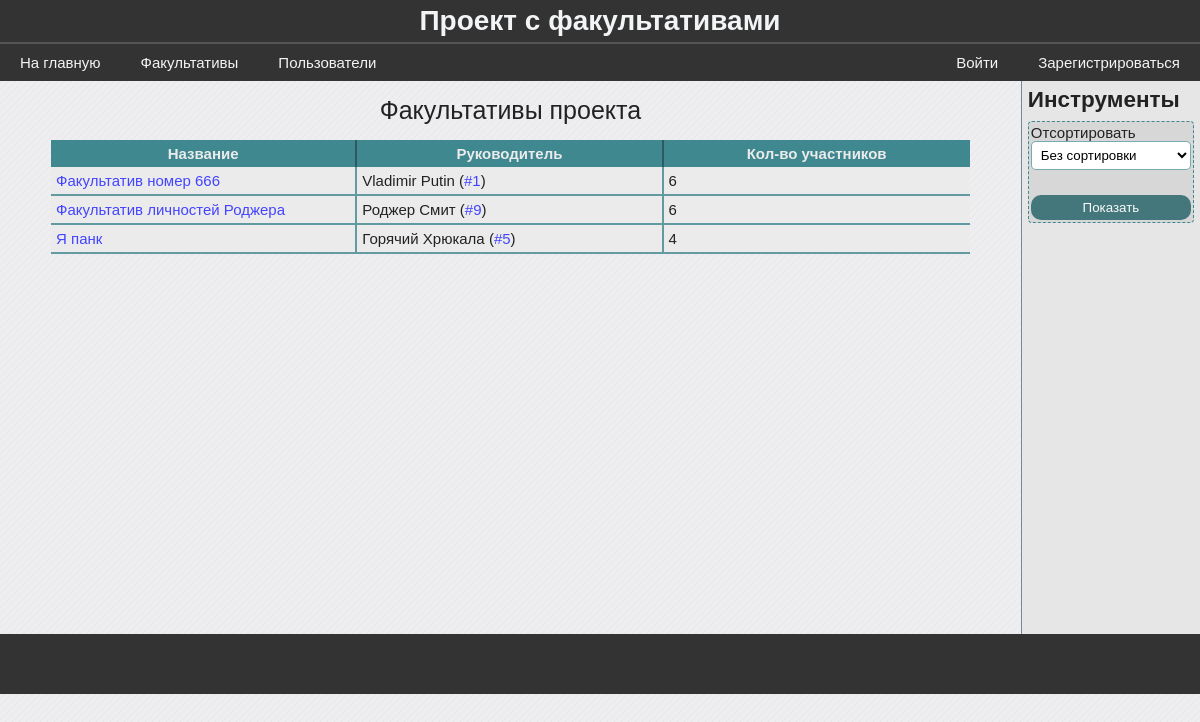
Before: /groups with the older database file.
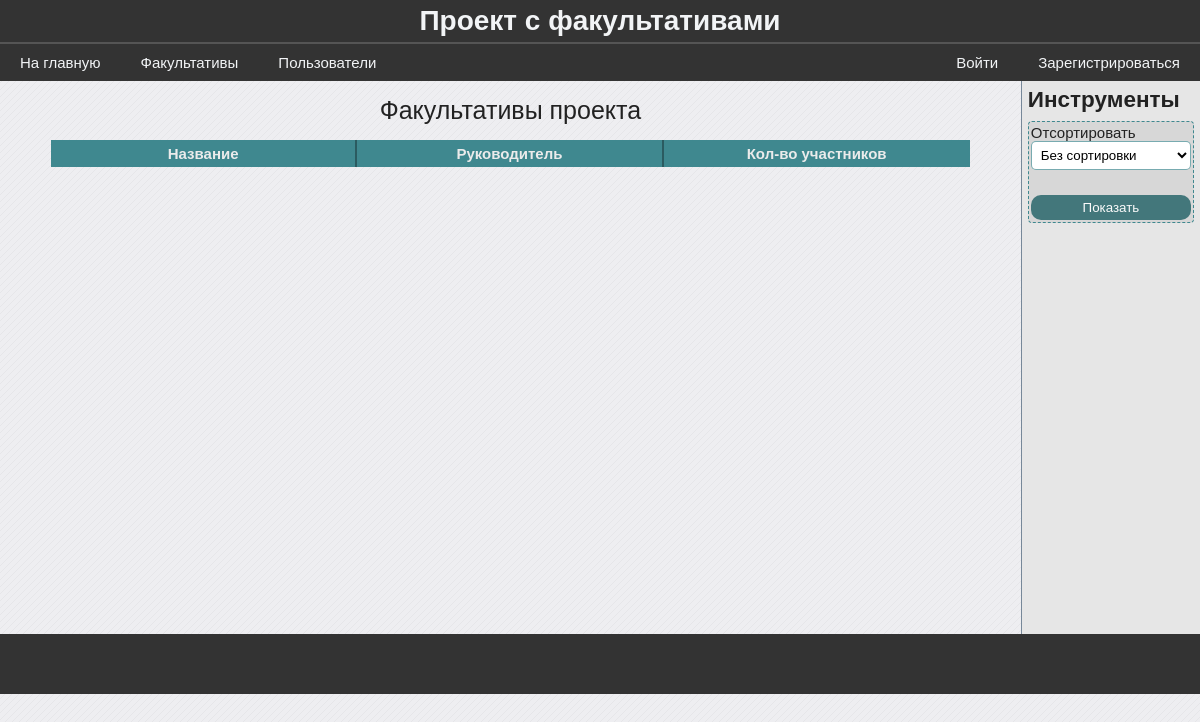
After: the same page with the newer database file.
### data/model_groups.py (models this page shows)
class Group(SqlAlchemyBase, SerializerMixin):
    __tablename__ = 'groups'
    id = sqlalchemy.Column(sqlalchemy.Integer,
                           primary_key=True,
                           autoincrement=True)
    name = sqlalchemy.Column(sqlalchemy.String)
    leader_id = sqlalchemy.Column(sqlalchemy.Integer,
                                  sqlalchemy.ForeignKey('users.id'))
    info = sqlalchemy.Column(sqlalchemy.String)
    users_num = sqlalchemy.Column(sqlalchemy.Integer, default=0)
    photo = sqlalchemy.orm.relation("File", uselist=False)
    tasks = sqlalchemy.orm.relation("Task", backref="group")
    @hybrid_property
    def leader(self):
        session = create_session()
        leader = session.query(User).get(self.leader_id)
        return leader

### data/model_users.py (models this page shows, shortened)
class User(SqlAlchemyBase, UserMixin, SerializerMixin):
    __tablename__ = 'users'
    id = sqlalchemy.Column(sqlalchemy.Integer,
                           primary_key=True, autoincrement=True)
    surname = sqlalchemy.Column(sqlalchemy.String)
    name = sqlalchemy.Column(sqlalchemy.String)
    age = sqlalchemy.Column(sqlalchemy.Integer)
    email = sqlalchemy.Column(sqlalchemy.String)
    type = sqlalchemy.Column(sqlalchemy.Integer)
    last_time_in = sqlalchemy.Column(sqlalchemy.String,
                                     default=time.ctime)
    hashed_password = sqlalchemy.Column(sqlalchemy.String)
    photo = sqlalchemy.orm.relation("File", uselist=False)
    groups = sqlalchemy.orm.relation("Group",
                                     secondary="users_to_groups",
                                     backref="users")

### blueprints/groups.py (the view)
@blueprint.route('/groups', methods=["GET", "POST"])
def groups():
    session = db_session.create_session()
    form = FormFilterGroups()
    if form.validate_on_submit():
        if form.filter_by.data == 2:
            groups = session.query(Group).all()
        else:
            groups = current_user.groups
        if form.sort_by.data == 2:
            groups.sort(key=lambda x: x.name)
        elif form.sort_by.data == 1:
            groups.sort(key=lambda x: -x.users_num)
        return render_template('groups.html', groups=groups, bool_userbox=True, form=form)
    else:
        groups = session.query(Group).all()
        return render_template('groups.html', groups=groups, bool_userbox=True, form=form)

### forms/form_filter_groups.py
class FormFilterGroups(FlaskForm):
    filter_by = SelectField('Отобразить', choices=[(2, 'Все'), (1, 'Мои факультативы')], coerce=int)
    sort_by = SelectField('Отсортировать', choices=[(3, 'Без сортировки'), (2, 'По алфавиту'), (1, 'По колличеству участников')], coerce=int)
    submit = SubmitField('Показать')

### data/db_session.py (called while the page is built)
def create_session() -> Session:
    global __factory
    return __factory()

### templates/groups.html (shortened to what this page needs)
{% extends "base.html" %}
{% block content %}
    <table class="average-table">
        <caption>Факультативы проекта</caption>
        <thead>
            <th>Название</th>
            <th>Руководитель</th>
            <th>Кол-во участников</th>
        </thead>
        <tbody>
            {% for group in groups %}
                <tr>
                    <td><a href="/group/{{ group.id }}">{{ group.name }}</a></td>
                    <td>{{ group.leader.name }} {{ group.leader.surname }} (<a href="/user/{{ group.leader_id }}">#{{ group.leader_id }}</a>)</td>
                    <td>{{ group.users_num }}</td>
                </tr>
            {% endfor %}
        </tbody>
    </table>
{% endblock %}
{% if bool_userbox %}
{% block userbox %}
    <h2>Инструменты</h2>
    {% from 'macros/render_field.html' import render_field %}
    <form method="POST" class="mini-form" novalidate>
        {{ render_field(form.sort_by, class="form-field") }}
        <section>
            {{ form.submit(class='blue-btn submit') }}
        </section>
    </form>
{% endblock %}
{% endif %}

### templates/base.html (shortened to what this page needs)
<!DOCTYPE html>
<html lang="en">
<head>
    <link rel="stylesheet" href="../static/css/stylesheet.css">
</head>
<body>
    <header class="page-header">
        <h1>Проект с факультативами</h1>
        <div class="flexbox flex_r_nowr flex_jcspacebetween_aicenter">
            <div class="flexbox">
                <a href="/">На главную</a>
                <a href="/groups">Факультативы</a>
                <a href="/users">Пользователи</a>
            </div>
            <div class="flexbox">
                {% if current_user.is_authenticated %}
                    {% if current_user.type == 0 %}
                        <img src="../static/images/admin1.png" alt="" class="page-header-icon">
                    {% elif current_user.type == 1 %}
                        <img src="../static/images/moder1.png" alt="" class="page-header-icon">
                    {% elif current_user.type == 2 %}
                        <img src="../static/images/teacher3.png" alt="" class="page-header-icon">
                    {% elif current_user.type == 3 %}
                        <img src="../static/images/student1.png" alt="" class="page-header-icon">
                    {% endif %}
                    <a href="/user/{{ current_user.id }}">Личный кабинет</a>
                {% else %}
                    <a href="/login">Войти</a>
                    <a href="/registration">Зарегистрироваться</a>
                {% endif %}
            </div>
        </div>
    </header>
    <main class="{{ 'flexbox flex_r_nowr' if bool_userbox }}">
        <div class="{{ 'main-content-userbox' if bool_userbox }}">
            {% block content %}{% endblock %}
        </div>
        {% if bool_userbox %}
        <div class='userbox flexbox flex_c_nowr'>
            {% block userbox %}{% endblock %}
        </div>
        {% endif %}
    </main>
    <footer class="page-footer"></footer>
</body>
</html>

### templates/macros/render_field.html (shortened to what this page needs)
{% macro render_field(field) %}
    <section>
        {{ field.label() }}
        {{ field(**kwargs) }}
    </section>
{% endmacro %}

### static/css/stylesheet.css (style rules this page uses)
body { background-color: #eeeef1; font-family: "Calibri", sans-serif; font-size: 15px; }
* { margin: 0; padding: 0; }
main { color: #222222; min-height: 553px; }
.main-content-userbox { width: 86%; }
a { text-decoration: none; }
.userbox { background-color: rgb(230, 230, 230); border-left: 1px solid lightslategrey; padding: 0.5%; width: 14%; }
.userbox h2 { margin-bottom: 8px; }
.userbox input { text-decoration: none; border: none; width: 100%; }
.page-header { background-color: #333; }
.page-header a { color: #f2f4f6; padding: 10px 20px; text-decoration: none; }
.page-header h1 { padding: 5px 0; border-bottom: 2px solid #555; color: #f2f4f6; font-size: 28px; text-align: center; }
.page-footer { background-color: #333; color: #f2f4f6; height: 40px; padding: 10px; text-align: center; }
.blue-btn { background-color: rgba(51, 109, 114, 1); color: white; }
.flexbox { display: flex; }
.flex_r_nowr { flex-flow: row nowrap; }
.flex_c_nowr { flex-flow: column nowrap; }
.flex_jcspacebetween_aicenter { justify-content: space-between; align-items: flex-end; }
.form-field { background-color: #fff; border-radius: 5px; border: 1px solid rgba(63, 136, 143, 0.7); box-sizing: border-box; outline: none; padding: 10px; width: 100%; }
.submit { background-color: rgba(51, 109, 114, 0.9); border-color: rgba(41, 87, 91, 0.9); border-radius: 10px; color: rgb(250, 250, 250); cursor: pointer; margin-top: 15px; padding: 10px; }
.mini-form { background-color: rgba(215, 215, 215); border: 1px dashed rgba(63, 136, 143); border-radius: 4px; padding: 2px; }
.mini-form .form-field { padding: 5px; margin-bottom: 10px; }
.mini-form .submit { padding: 5px; }
.average-table { border-spacing: 0; margin: auto; table-layout: fixed; width: 90%; }
.average-table caption { font-size: 25px; padding: 15px 0px; }
.average-table th { color:rgba(235, 235, 235); background-color: rgba(63, 136, 143, 1); border-right: 2px solid rgba(41, 87, 91, 0.9); padding: 5px 0px; margin-bottom: 5px; }
.average-table th:last-child { border-right: none; }

Changed rows visible on the page:
removed Group: name "Факультатив номер 666", leader.name "Vladimir", leader.surname "Putin", leader_id "1", users_num "6"
removed Group: name "Факультатив личностей Роджера", leader.name "Роджер", leader.surname "Смит", leader_id "9", users_num "6"
removed Group: name "Я панк", leader.name "Горячий", leader.surname "Хрюкала", leader_id "5", users_num "4"
